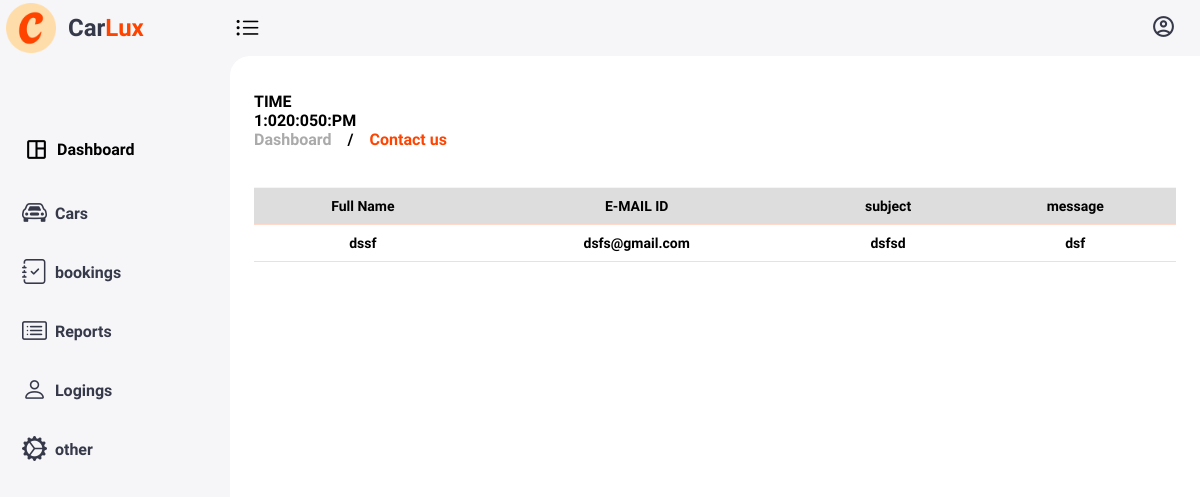
Page /admin/contact.php (signed in) on the committed database.
### tables this page shows
CREATE TABLE `contact` (
  `name` varchar(255) NOT NULL,
  `email` varchar(255) NOT NULL,
  `subject` varchar(255) NOT NULL,
  `message` varchar(255) NOT NULL
);

### admin/contact.php (the view, shortened to what this page needs)
<!DOCTYPE html>
<html lang="en">
<head>
    <link href='https://unpkg.com/boxicons@2.1.4/css/boxicons.min.css' rel='stylesheet'>
    <link rel="stylesheet" href="https://cdn.jsdelivr.net/npm/bootstrap-icons@1.11.3/font/bootstrap-icons.min.css">
    <link rel="stylesheet" href="css/admin.css">
    <link rel="stylesheet" href="css/table.css">
</head>
<body>
<?php include 'header.php'; ?>
    <div class="content">
        <main>
            <div class="header">
                <div class="left">
                    TIME
                        <div class="digital_clock "></div>
                        <ul class="navbar-nav ml-auto">
                            <li class="nav-item dropdown no-arrow d-sm-none">
                    <ul class="breadcrumb">
                        <li><a href="#">
                        Dashboard
                            </a></li>
                        /
                        <li><a href="#" class="active">Contact us</a></li>
                    </ul>
                </div>
            </div>
            <br><br>
            <table id="vehicle-table" class="table">
                <thead>
                  <tr>
                    <th>Full Name</th>
                    <th>E-MAIL ID</th>
                    <th>subject</th>
                    <th>message</th>
                  </tr>
                </thead>
                <tbody>
                <?php
                mysqli_select_db($con, "carlux");
                $q1 = "SELECT * FROM `contact`";
                $result = mysqli_query($con, $q1);
                if(mysqli_num_rows($result) > 0){
                while($row = mysqli_fetch_assoc($result)){
                ?>
                  <tr>
                    <td><?php echo $row['name']; ?></td>
                    <td><?php echo $row['email']; ?></td>
                    <td><?php echo $row['subject']; ?></td>
                    <td><?php echo $row['message']; ?></td>
                  </tr>
                  <?php
                  }
                  }
               ?>
                </tbody>
                </table>
        </main>
    </div>
</body>
</html>

### admin/css/admin.css (style rules this page uses)
* { margin: 0; padding: 0; box-sizing: border-box; font-family: "Julius Sans One", sans-serif; font-weight: 800; }
a { text-decoration: none; }
li { list-style: none; }
html { overflow-x: hidden; }
body { background-attachment: fixed; overflow-x: hidden; }
.content { position: relative; width: calc(100% - 230px); left: 230px; transition: all 0.3s ease; }
.content main { width: 100%; padding: 36px 24px; max-height: calc(100vh - 56px); }
.content main .header { display: flex; align-items: center; justify-content: space-between; grid-gap: 16px; flex-wrap: wrap; }
.content main .header .left .breadcrumb { display: flex; align-items: center; grid-gap: 16px; }
.content main .header .left .breadcrumb li { color: #363949; }
.content main .header .left .breadcrumb li a { color: #AAAAAA; pointer-events: none; }
.content main .header .left .breadcrumb li a.active { color: #FF4400; pointer-events: none; }

### admin/css/table.css (style rules this page uses)
#vehicle-table { border-collapse: collapse; overflow:visible; width: 100%; font-size: 14px; }
#vehicle-table th, #vehicle-table td { border-bottom: 1px solid #ffd9cc; border-top: 1px solid #f5f5f5; padding: 10px; text-align: center; }
#vehicle-table th { background-color: #dddddd; }

### admin/header.php (style rules this page uses)
.active, .accordion a:hover { color: #FF4400; }
.dropdown { position: relative; display: inline-block; transition: all 0.5s ease; }

### rows in the picture
contact: name "dssf", email "dsfs@gmail.com", subject "dsfsd", message "dsf"
